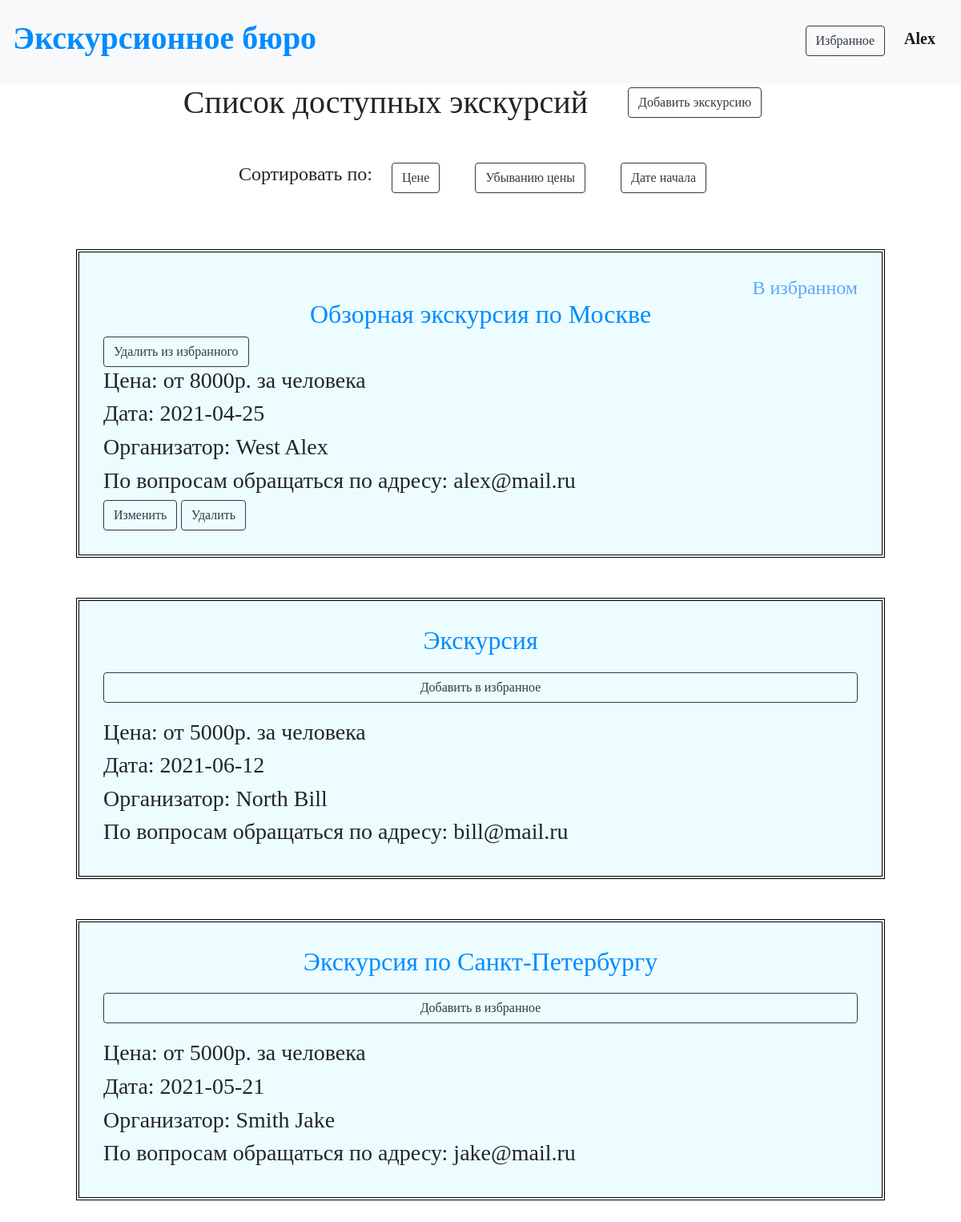
The app's page /tours (signed in) with its own data.
### data/users.py (models this page shows, shortened)
class User(SqlAlchemyBase, UserMixin, SerializerMixin):
    __tablename__ = 'users'
    id = sqlalchemy.Column(sqlalchemy.Integer, primary_key=True, autoincrement=True)
    name = sqlalchemy.Column(sqlalchemy.String)
    surname = sqlalchemy.Column(sqlalchemy.String)
    age = sqlalchemy.Column(sqlalchemy.Integer)
    email = sqlalchemy.Column(sqlalchemy.String, index=True, unique=True)
    hashed_password = sqlalchemy.Column(sqlalchemy.String)
    created_date = sqlalchemy.Column(sqlalchemy.DateTime, default=datetime.datetime.now)
    favourite = sqlalchemy.Column(sqlalchemy.String)

### data/tours.py (models this page shows)
class Tour(SqlAlchemyBase, UserMixin, SerializerMixin):
    __tablename__ = 'tours'
    id = sqlalchemy.Column(sqlalchemy.Integer, primary_key=True, autoincrement=True)
    name = sqlalchemy.Column(sqlalchemy.String)
    about = sqlalchemy.Column(sqlalchemy.String)
    places = sqlalchemy.Column(sqlalchemy.String)
    cost = sqlalchemy.Column(sqlalchemy.Integer)
    date = sqlalchemy.Column(sqlalchemy.Date)
    user = sqlalchemy.Column(sqlalchemy.Integer)

### main.py (the view)
@app.route('/tours')
@login_required
def tours_():
    db_sess = db_session.create_session()
    lst = []
    for tour in db_sess.query(Tour).all():
        user = db_sess.query(User).filter(User.id == tour.user).first()
        lst.append([tour, user, str(tour.id)])
    return render_template('tours.html', title='Список экскурсий', lst=lst)

### data/db_session.py (called while the page is built)
def create_session() -> Session:
    global __factory
    return __factory()

### main.py (called while the page is built)
@login_manager.user_loader
def load_user(user_id):
    db_sess = db_session.create_session()
    return db_sess.query(User).get(user_id)

### templates/tours.html
{% extends "base.html" %}
{% block content %}
<p class="text-center">
    <a class="h1" style="text-indent: 300px;">Список доступных экскурсий</a><a class="btn btn-outline-dark"
                                                                               style="margin-left:50px; margin-top: 0;"
                                                                               href="/tours/add_tour">Добавить
    экскурсию</a></p>
<p class="text-center">
    <a class="h4">Сортировать по:</a>
    <a class="btn btn-outline-dark b" href="/tours/sort/max">
        Цене
    </a>
    <a class="btn btn-outline-dark b" href="/tours/sort/min">
        Убыванию цены
    </a>
    <a class="btn btn-outline-dark b" href="/tours/sort/date">
        Дате начала
    </a>
</p>
{% for item in lst %}
<div>
    {% if item[2] in current_user.favourite %}
    <p class="h4 text-right" style="color: #5fa7fa; margin:0; padding:0;">В избранном</p>
    <a href="/tours/{{item[0].id}}"><p class="h2 text-center">{{item[0].name}}</p></a>
    <div style="margin:0; padding:0;" class="d">
        <a href="/favourite_delete/{{current_user.id}}/{{item[0].id}}" style="margin:0;" class="btn btn-outline-dark">
            Удалить из избранного
        </a>
    </div>
    {% else %}
    <a href="/tours/{{item[0].id}}"><p class="h2 text-center">{{item[0].name}}</p></a>
    <a href="/tours/add_favourite/{{current_user.id}}/{{item[0].id}}"
       class="btn btn-outline-dark rounded mx-auto d-block">Добавить в избранное</a>
    {% endif %}
    <p class="h3">Цена: от {{item[0].cost}}р. за человека</p>
    <p class="h3">Дата: {{item[0].date}}</p>
    <p class="h3">Организатор: {{item[1].surname}} {{item[1].name}}</p>
    <p class="h3">По вопросам обращаться по адресу: {{item[1].email}}</p>
    {% if current_user.is_authenticated and current_user.id == item[0].user %}
    <div style="margin:0; padding:0;" class="d">
        <a href="/tours/tours_edit/{{item[0].id}}" style="margin:0;" class="btn btn-outline-dark">
            Изменить
        </a>
        <a href="/tours/tours_delete/{{item[0].id}}" style="margin:0;" class="btn btn-outline-dark">
            Удалить
        </a>
    </div>
    {% endif %}
</div>
{% endfor %}
{% endblock %}

### templates/base.html (shortened to what this page needs)
<!DOCTYPE html>
<html lang="en">
<head>
    <link rel="stylesheet"
          href="https://stackpath.bootstrapcdn.com/bootstrap/4.4.1/css/bootstrap.min.css"
>
    <link rel="stylesheet" type="text/css" href="/static/css/style.css"/>
</head>
<body>
<nav class="navbar navbar-light bg-light">
    {% if current_user.is_authenticated %}
    <p class="h1"><a href="/tours">Экскурсионное бюро</a></p>
    {% else %}
    <p class="h1">Экскурсионное бюро</p>
    {% endif %}
    {% if current_user.is_authenticated %}
    <p>
        <a class="btn btn-outline-dark" style="margin-top: 10px; margin-bottom: 10px;"
           href="/favourite/{{current_user.id}}">Избранное</a>
        <a class="navbar-brand" style="margin-top: 20px;" href="/logout">{{ current_user.name }}</a>
    </p>
    {% else %}
    <p>
        <a class="btn btn-outline-dark" href="/register">Зарегистрироваться</a>
        <a class="btn btn-outline-dark" href="/login">Войти</a>
    </p>
    {% endif %}
</nav>
<main role="main" class="container">
    {% block content %}{% endblock %}
</main>
</body>
</html>

### static/css/style.css (style rules this page uses)
div { background-color: #edfdff; padding: 30px; margin: 50px; border: 4px double black; }
.d { border: 0; }
a { color: #008cff; font-weight: 600; }
.b { margin: 0; }
p { font-family: cursive; }
.btn { margin: 20px; font-family: cursive; }

### records on screen
User: name "Alex"
Tour: name "Обзорная экскурсия по Москве", cost "8000", date "2021-04-25", surname "West", name "Alex", email "alex@mail.ru"
Tour: name "Экскурсия", cost "5000", date "2021-06-12", surname "North", name "Bill", email "bill@mail.ru"
Tour: name "Экскурсия по Санкт-Петербургу", cost "5000", date "2021-05-21", surname "Smith", name "Jake", email "jake@mail.ru"
